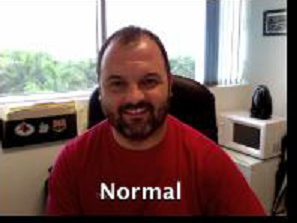
#> input picture 2_Geometric_Transformation/image.png, 297 x 223 px
$ python Image_translation.py
#> lines starting #> are read from the running program, lines starting #| are printed output that depends on the picture
import cv2
import numpy as np

if __name__ == "__main__":
    img = cv2.imread("image.png")
#> img is the input picture: shape (223, 297, 3); mean B, G, R 102.2, 106.1, 129
    h, w = img.shape[0:2]
#> h = 223; w = 297
    tx = 100
    ty = 100
    matrix_translation = np.array([[1, 0, tx], [0, 1, ty]], dtype = np.float32)
    translation = cv2.warpAffine(img, matrix_translation, (w, h))
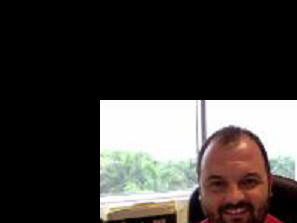
#> translation: shape (223, 297, 3); mean B, G, R 58.9, 61.3, 65.2
    cv2.imshow("Before translation", img)
    cv2.imshow("After translation", translation)
    cv2.waitKey(0)
    cv2.destroyAllWindows()
